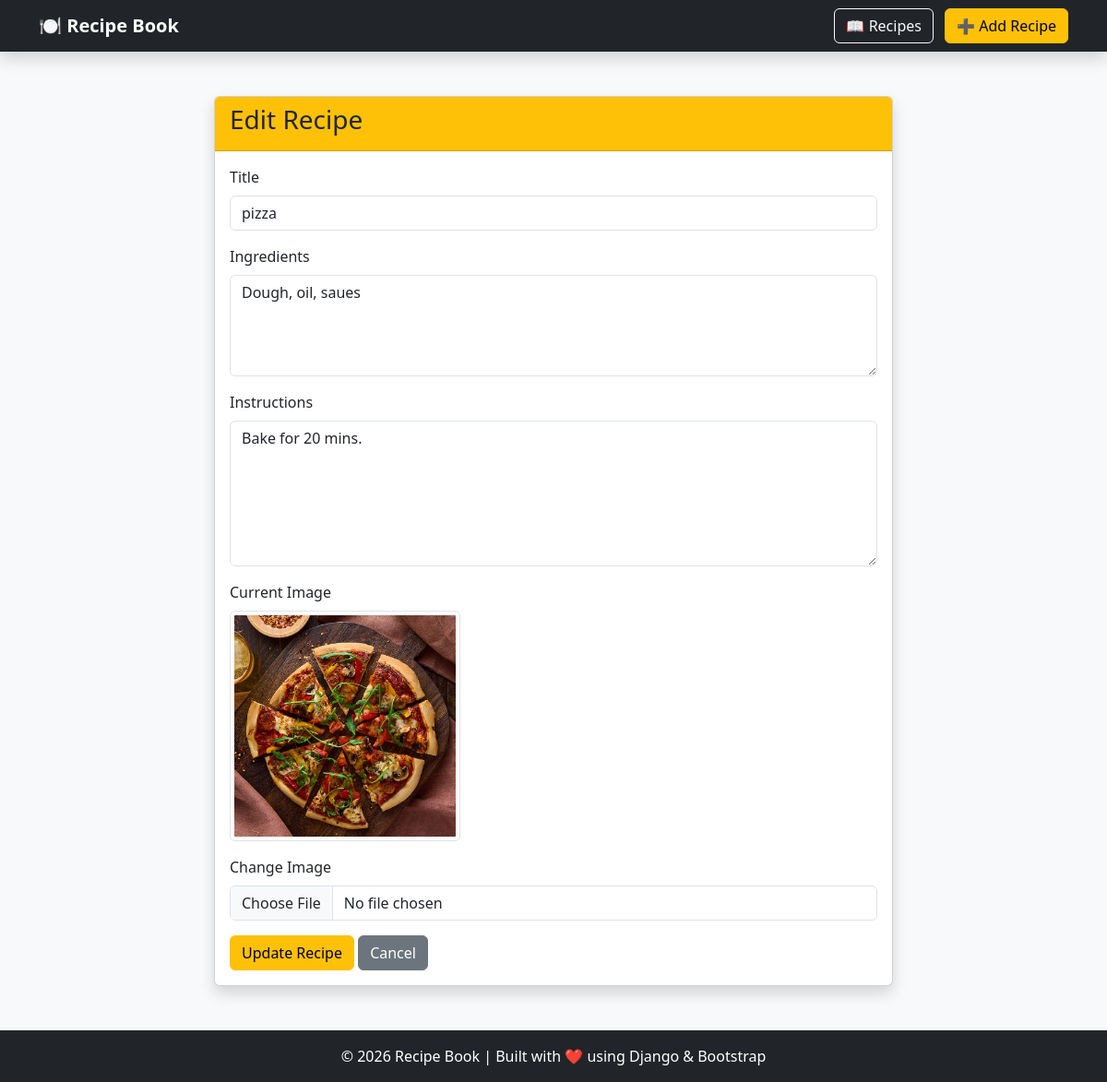
Screenshot of /edit-recipe/5/ with the database file from the repository.
### recipe/models.py (models this page shows, shortened)
class Recipe(models.Model):
    title = models.CharField(max_length=200)
    ingredients = models.TextField()
    instructions = models.TextField()
    image = models.ImageField(
        upload_to='recipes/',
        blank=True,
        null=True
     )

### recipe/views.py (the view, shortened to what this page needs)
# urls.py: path('edit-recipe/<int:recipe_id>/', views.edit_recipe, name='edit_recipe'),
def edit_recipe(request, recipe_id):
    recipe = Recipe.objects.get(id=recipe_id)
    return render(request, 'editrecipe.html', {
        'recipe': recipe
    })

### recipe/templates/editrecipe.html (shortened to what this page needs)
{% extends 'base.html' %}
{% block content %}
<div class="row justify-content-center">
    <div class="col-md-8">
        <div class="card shadow">
            <div class="card-header bg-warning">
                <h3>Edit Recipe</h3>
            </div>
            <div class="card-body">
                <form method="POST" enctype="multipart/form-data">
                    <div class="mb-3">
                        <label class="form-label">Title</label>
                        <input type="text"
                               name="title"
                               class="form-control"
                               value="{{ recipe.title }}">
                    </div>
                    <div class="mb-3">
                        <label class="form-label">Ingredients</label>
                        <textarea name="ingredients"
                                  class="form-control"
                                  rows="4">{{ recipe.ingredients }}</textarea>
                    </div>
                    <div class="mb-3">
                        <label class="form-label">Instructions</label>
                        <textarea name="instructions"
                                  class="form-control"
                                  rows="6">{{ recipe.instructions }}</textarea>
                    </div>
                    {% if recipe.image %}
                    <div class="mb-3">
                        <label class="form-label">Current Image</label><br>
                        <img src="{{ recipe.image.url }}"
                             alt="{{ recipe.title }}"
                             class="img-thumbnail"
                             style="max-width:250px;">
                    </div>
                    {% endif %}
                    <div class="mb-3">
                        <label class="form-label">Change Image</label>
                        <input type="file"
                               name="image"
                               class="form-control">
                    </div>
                    <button type="submit" class="btn btn-warning">
                        Update Recipe
                    </button>
                    <a href="{% url 'recipe_list' %}" class="btn btn-secondary">
                        Cancel
                    </a>
                </form>
            </div>
        </div>
    </div>
</div>
{% endblock %}

### rows the page displays
Recipe: title "pizza", ingredients "Dough, oil, saues", instructions "Bake for 20 mins.", image (picture)
